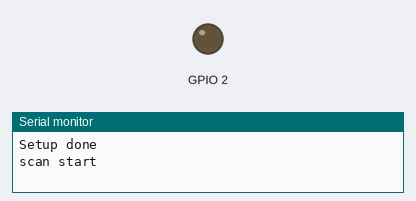
A sketch run on a simulated ESP8266 (NodeMCU). On the bench: output pins drawn as LEDs (lit = HIGH), the last lines printed to the serial monitor. A WiFi scan finds three made-up networks.

Above: at 1.1 s.
At 5.0 s:
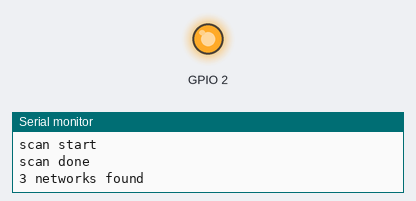
Timing chart, 0 to 6.1 s (numbered marks = the images above):
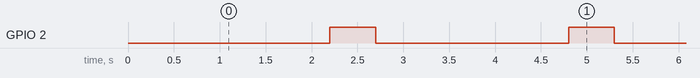

The sketch:

WiFiScan.ino
```cpp
/*
 *  This sketch demonstrates how to scan WiFi networks.
 *  The API is almost the same as with the WiFi Shield library,
 *  the most obvious difference being the different file you need to include:
 */
#include "ESP8266WiFi.h"

void setup() {
  Serial.begin(115200);

  // Set WiFi to station mode and disconnect from an AP if it was previously connected
  WiFi.mode(WIFI_STA);
  WiFi.disconnect();
  delay(100);
  pinMode(2, OUTPUT);

  Serial.println("Setup done");
}

void loop() {
  Serial.println("scan start");

  // WiFi.scanNetworks will return the number of networks found
  digitalWrite(2, LOW);
  int n = WiFi.scanNetworks();
  Serial.println("scan done");

  if (n == 0)
    Serial.println("no networks found");
  else
  {
    Serial.print(n);
    Serial.println(" networks found");
//    for (int i = 0; i < n; ++i)
//    {
//      // Print SSID and RSSI for each network found
//      Serial.print(i + 1);
//      Serial.print(": ");
//      Serial.print(WiFi.SSID(i));
//      Serial.print(" (");
//      Serial.print(WiFi.RSSI(i));
//      Serial.print(")");
//      Serial.println((WiFi.encryptionType(i) == ENC_TYPE_NONE)?" ":"*");
//      delay(10);
//    }
  }
  delay(100);
  digitalWrite(2, HIGH);
  Serial.println("");
  delay(500);
  // Wait a bit before scanning again

}
```

Measured:
- by itself, GPIO 2: alternates HIGH for 0.50 s and LOW for 2.1 s
